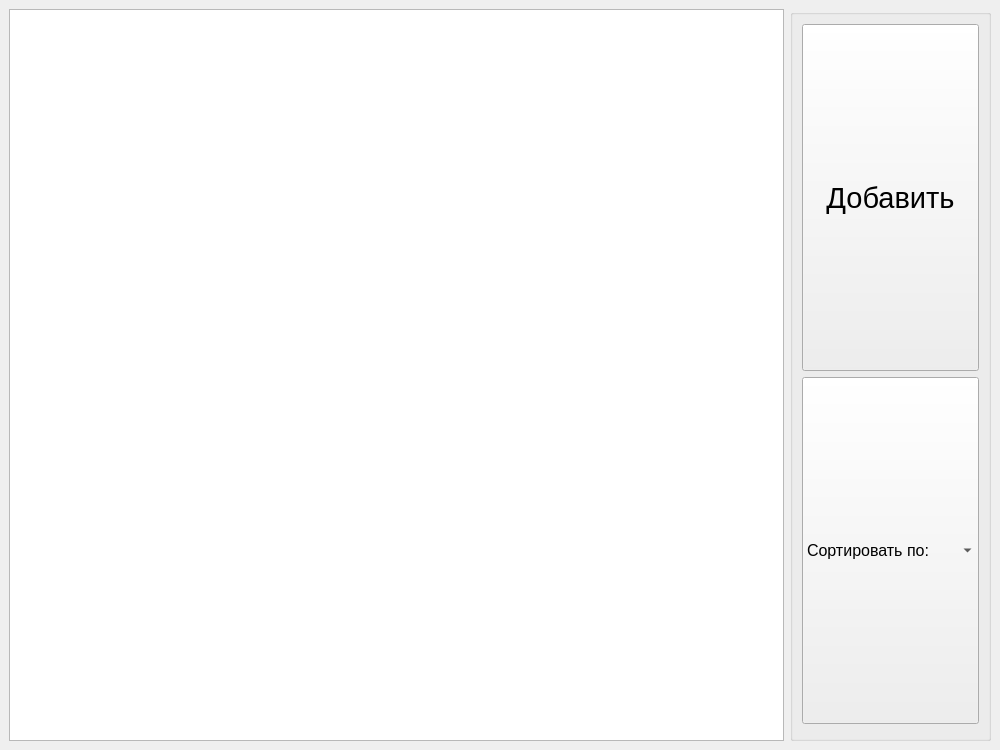
<?xml version="1.0" encoding="UTF-8"?>
<ui version="4.0">
 <class>ArtCatalog</class>
 <widget class="QMainWindow" name="ArtCatalog">
  <property name="geometry">
   <rect>
    <x>0</x>
    <y>0</y>
    <width>1000</width>
    <height>750</height>
   </rect>
  </property>
  <property name="minimumSize">
   <size>
    <width>0</width>
    <height>0</height>
   </size>
  </property>
  <property name="windowTitle">
   <string>ArtCatalog</string>
  </property>
  <widget class="QWidget" name="centralwidget">
   <layout class="QGridLayout" name="gridLayout">
    <item row="0" column="0">
     <widget class="QListWidget" name="listWidget">
      <property name="minimumSize">
       <size>
        <width>287</width>
        <height>151</height>
       </size>
      </property>
     </widget>
    </item>
    <item row="0" column="1">
     <widget class="QGroupBox" name="groupBox">
      <property name="sizePolicy">
       <sizepolicy hsizetype="Preferred" vsizetype="Preferred">
        <horstretch>0</horstretch>
        <verstretch>0</verstretch>
       </sizepolicy>
      </property>
      <property name="minimumSize">
       <size>
        <width>201</width>
        <height>151</height>
       </size>
      </property>
      <property name="title">
       <string/>
      </property>
      <layout class="QVBoxLayout" name="verticalLayout">
       <item>
        <widget class="QPushButton" name="pushButton">
         <property name="sizePolicy">
          <sizepolicy hsizetype="Preferred" vsizetype="Preferred">
           <horstretch>0</horstretch>
           <verstretch>0</verstretch>
          </sizepolicy>
         </property>
         <property name="minimumSize">
          <size>
           <width>177</width>
           <height>54</height>
          </size>
         </property>
         <property name="font">
          <font>
           <pointsize>22</pointsize>
           <weight>50</weight>
           <bold>false</bold>
          </font>
         </property>
         <property name="text">
          <string>Добавить</string>
         </property>
        </widget>
       </item>
       <item>
        <widget class="QComboBox" name="comboBox">
         <property name="sizePolicy">
          <sizepolicy hsizetype="Preferred" vsizetype="Preferred">
           <horstretch>0</horstretch>
           <verstretch>0</verstretch>
          </sizepolicy>
         </property>
         <property name="minimumSize">
          <size>
           <width>177</width>
           <height>30</height>
          </size>
         </property>
         <property name="maximumSize">
          <size>
           <width>1000</width>
           <height>1000</height>
          </size>
         </property>
         <property name="font">
          <font>
           <pointsize>12</pointsize>
          </font>
         </property>
         <item>
          <property name="text">
           <string notr="true" extracomment="Сортировать">Cортировать по:</string>
          </property>
         </item>
         <item>
          <property name="text">
           <string>ID</string>
          </property>
         </item>
         <item>
          <property name="text">
           <string>Name</string>
          </property>
         </item>
         <item>
          <property name="text">
           <string>Date</string>
          </property>
         </item>
         <item>
          <property name="text">
           <string>Размеру</string>
          </property>
         </item>
        </widget>
       </item>
       <item>
        <spacer name="verticalSpacer">
         <property name="orientation">
          <enum>Qt::Vertical</enum>
         </property>
         <property name="sizeType">
          <enum>QSizePolicy::Fixed</enum>
         </property>
         <property name="sizeHint" stdset="0">
          <size>
           <width>5</width>
           <height>5</height>
          </size>
         </property>
        </spacer>
       </item>
      </layout>
     </widget>
    </item>
   </layout>
  </widget>
 </widget>
 <resources/>
 <connections/>
</ui>
